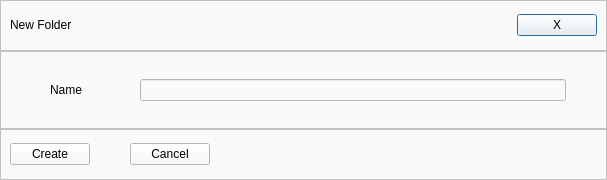
<?xml version="1.0" encoding="UTF-8"?>
<ui version="4.0">
 <class>Dialog</class>
 <widget class="QDialog" name="Dialog">
  <property name="geometry">
   <rect>
    <x>0</x>
    <y>0</y>
    <width>607</width>
    <height>180</height>
   </rect>
  </property>
  <property name="windowTitle">
   <string>Dialog</string>
  </property>
  <property name="styleSheet">
   <string notr="true">background-color:rgb(250, 250, 250);
</string>
  </property>
  <layout class="QGridLayout" name="gridLayout_3">
   <property name="leftMargin">
    <number>0</number>
   </property>
   <property name="topMargin">
    <number>0</number>
   </property>
   <property name="rightMargin">
    <number>0</number>
   </property>
   <property name="bottomMargin">
    <number>0</number>
   </property>
   <item row="0" column="0" colspan="2">
    <widget class="QWidget" name="title_bar_widget" native="true">
     <layout class="QGridLayout" name="gridLayout_7" rowstretch="2,3,2" rowminimumheight="1,0,1">
      <property name="leftMargin">
       <number>0</number>
      </property>
      <property name="topMargin">
       <number>0</number>
      </property>
      <property name="rightMargin">
       <number>0</number>
      </property>
      <property name="bottomMargin">
       <number>0</number>
      </property>
      <property name="spacing">
       <number>0</number>
      </property>
      <item row="0" column="0">
       <widget class="QFrame" name="frame">
        <property name="frameShape">
         <enum>QFrame::StyledPanel</enum>
        </property>
        <property name="frameShadow">
         <enum>QFrame::Raised</enum>
        </property>
        <layout class="QGridLayout" name="gridLayout_2">
         <item row="0" column="0">
          <layout class="QGridLayout" name="gridLayout">
           <property name="spacing">
            <number>0</number>
           </property>
           <item row="0" column="0">
            <widget class="QLabel" name="label">
             <property name="text">
              <string>New Folder</string>
             </property>
            </widget>
           </item>
           <item row="0" column="2">
            <widget class="QPushButton" name="Cancel_btn2">
             <property name="text">
              <string>X</string>
             </property>
            </widget>
           </item>
           <item row="0" column="1">
            <spacer name="horizontalSpacer">
             <property name="orientation">
              <enum>Qt::Horizontal</enum>
             </property>
             <property name="sizeHint" stdset="0">
              <size>
               <width>40</width>
               <height>20</height>
              </size>
             </property>
            </spacer>
           </item>
          </layout>
         </item>
        </layout>
       </widget>
      </item>
      <item row="1" column="0">
       <widget class="QFrame" name="frame_2">
        <property name="frameShape">
         <enum>QFrame::StyledPanel</enum>
        </property>
        <property name="frameShadow">
         <enum>QFrame::Raised</enum>
        </property>
        <layout class="QGridLayout" name="gridLayout_4">
         <property name="leftMargin">
          <number>9</number>
         </property>
         <property name="topMargin">
          <number>0</number>
         </property>
         <property name="rightMargin">
          <number>0</number>
         </property>
         <property name="bottomMargin">
          <number>0</number>
         </property>
         <property name="spacing">
          <number>0</number>
         </property>
         <item row="0" column="0">
          <layout class="QGridLayout" name="gridLayout_5">
           <property name="leftMargin">
            <number>40</number>
           </property>
           <property name="topMargin">
            <number>0</number>
           </property>
           <property name="rightMargin">
            <number>40</number>
           </property>
           <property name="horizontalSpacing">
            <number>58</number>
           </property>
           <item row="0" column="1">
            <widget class="QLineEdit" name="line_edit"/>
           </item>
           <item row="0" column="0">
            <widget class="QLabel" name="label_2">
             <property name="text">
              <string>Name</string>
             </property>
            </widget>
           </item>
          </layout>
         </item>
        </layout>
       </widget>
      </item>
      <item row="2" column="0">
       <widget class="QFrame" name="frame_3">
        <property name="frameShape">
         <enum>QFrame::StyledPanel</enum>
        </property>
        <property name="frameShadow">
         <enum>QFrame::Raised</enum>
        </property>
        <layout class="QGridLayout" name="gridLayout_8">
         <item row="0" column="0">
          <layout class="QGridLayout" name="gridLayout_6">
           <property name="horizontalSpacing">
            <number>40</number>
           </property>
           <item row="0" column="0">
            <widget class="QPushButton" name="ok_button">
             <property name="text">
              <string>Create</string>
             </property>
            </widget>
           </item>
           <item row="0" column="1">
            <widget class="QPushButton" name="Cancel_btn">
             <property name="text">
              <string>Cancel</string>
             </property>
            </widget>
           </item>
          </layout>
         </item>
         <item row="0" column="1">
          <spacer name="horizontalSpacer_2">
           <property name="orientation">
            <enum>Qt::Horizontal</enum>
           </property>
           <property name="sizeHint" stdset="0">
            <size>
             <width>40</width>
             <height>20</height>
            </size>
           </property>
          </spacer>
         </item>
        </layout>
       </widget>
      </item>
     </layout>
    </widget>
   </item>
  </layout>
 </widget>
 <resources/>
 <connections/>
</ui>
